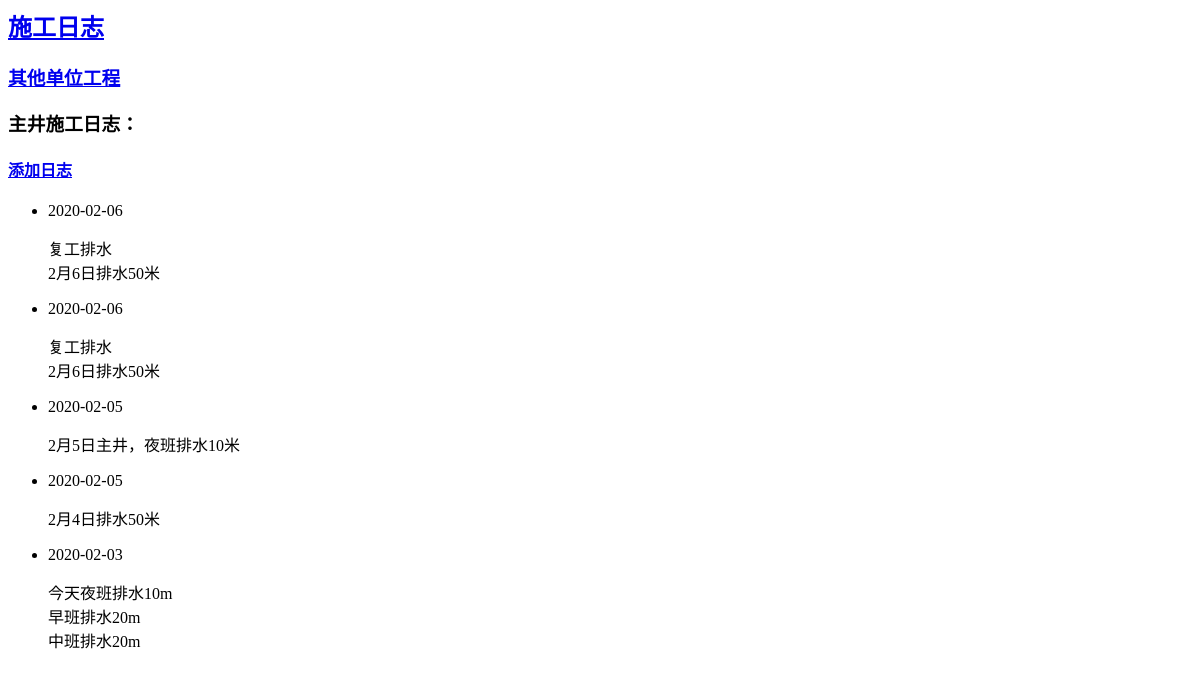
The page /topics/1 on the database as committed earlier.
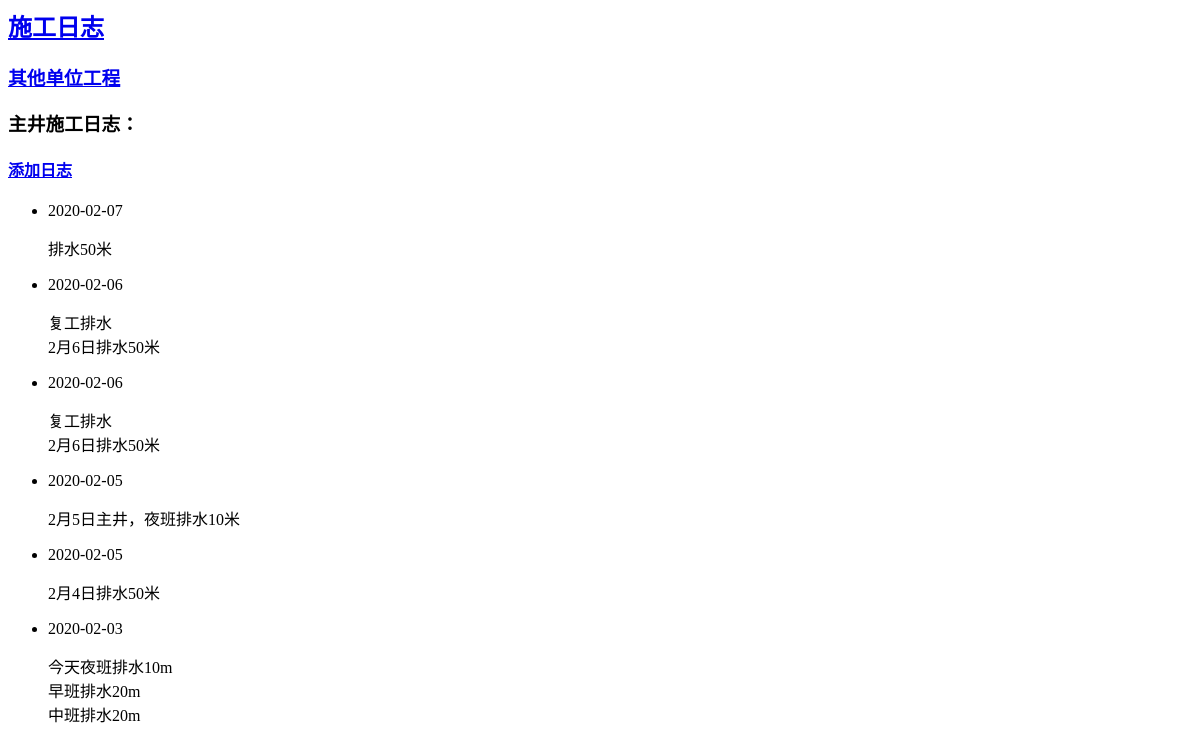
The same page on the database as committed later.
### note/models.py (models this page shows)
class Entry(models.Model):
    topic = models .ForeignKey(Topic, on_delete=models.CASCADE)
    text = models.TextField()
    date_added = models .DateTimeField(default=timezone.now)
    class Meta:
        verbose_name_plural = '施工日志'

### note/views.py (the view)
# urls.py: path('topics/<topic_id>', views.topic, name='topic'),
def topic(request, topic_id):
    topic = Topic.objects.get(id=topic_id)
    entries = topic.entry_set.order_by('-date_added')
    context = {'topic': topic, 'entries': entries}
    return render(request, 'note/topic.html', context)

### note/models.py (called while the page is built)
    def __str__(self):
        return self.text

### note/templates/note/topic.html
{% extends "note/base.html" %}
{% block content %}
    <p>
	<h3>{{ topic }}施工日志：</h3>
	<a href="{% url 'note:new_entry' topic.id %}"><h4>添加日志</h4></a>
	</p>
 <ul>
  {% for entry in entries %}
    <li>
		<p>{{entry.date_added|date:'Y-m-d'}}</p>
		<p>{{entry.text|linebreaks}}</p>
    </li>
  {% empty %}
    <li>
    请按时填报每日工作日志
	</li>
  {% endfor %}
</ul>
{% endblock content %}

Rows that differ between the two databases and show on the page:
added Entry: date_added "2020-02-07", text "排水50米"
